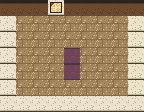

Tiled map render using the project's own tile images. Description and the whole map definition, tile-layer contents included, below:
An orthogonal 9x7 tile map with 16x16 px tiles, 3 tile layers (floor, walls, dressing), 3 tilesets and 8 objects (5x furniture, 2x spawn, door).

<map version="1.10" tiledversion="1.12.0" orientation="orthogonal" renderorder="right-down" width="9" height="7" tilewidth="16" tileheight="16" infinite="0" nextlayerid="5" nextobjectid="9">
 <properties>
  <property name="map" value="motel_room_3" />
 </properties>
 <tileset firstgid="1" source="tiled/floors.tsx" />
 <tileset firstgid="13" source="tiled/walls.tsx" />
 <tileset firstgid="55" source="tiled/dressing.tsx" />
 <layer id="1" name="floor" width="9" height="7">
  <data encoding="csv">
6,6,6,6,6,6,6,6,6,
6,6,6,6,6,6,6,6,6,
6,6,6,6,6,6,6,6,6,
6,6,6,6,10,6,6,6,6,
6,6,6,6,10,6,6,6,6,
6,6,6,6,6,6,6,6,6,
6,6,6,6,6,6,6,6,6
</data>
 </layer>
 <layer id="3" name="walls" width="9" height="7">
  <data encoding="csv">
29,29,29,24,29,29,29,29,29,
13,0,0,0,0,0,0,0,13,
13,0,0,0,0,0,0,0,13,
13,0,0,0,0,0,0,0,13,
13,0,0,0,0,0,0,0,13,
13,0,0,0,0,0,0,0,13,
13,13,13,13,13,13,13,13,13
</data>
 </layer>
 <layer id="4" name="dressing" width="9" height="7">
  <data encoding="csv">
0,0,0,0,0,0,0,0,0,
0,0,0,0,0,0,0,0,0,
0,0,0,0,0,0,0,0,0,
0,0,0,0,0,0,0,0,0,
0,0,0,0,0,0,0,0,0,
0,0,0,0,0,0,0,0,0,
0,0,0,0,0,0,0,0,0
</data>
 </layer>
 <objectgroup id="2" name="placements">
  <object id="1" name="bed" type="furniture" x="16" y="16" width="16" height="16" />
  <object id="2" name="lamp" type="furniture" x="32" y="16" width="16" height="16" />
  <object id="3" name="books" type="furniture" x="96" y="16" width="16" height="16" />
  <object id="4" name="dresser" type="furniture" x="112" y="16" width="16" height="16" />
  <object id="5" name="default" type="spawn" x="64" y="48" width="16" height="16" />
  <object id="6" name="sack" type="furniture" x="112" y="64" width="16" height="16" />
  <object id="7" name="entry" type="spawn" x="64" y="80" width="16" height="16" />
  <object id="8" name="west_entry" type="door" x="64" y="96" width="16" height="16">
   <properties>
    <property name="spawn" value="from_room3" />
   </properties>
  </object>
 </objectgroup>
</map>
